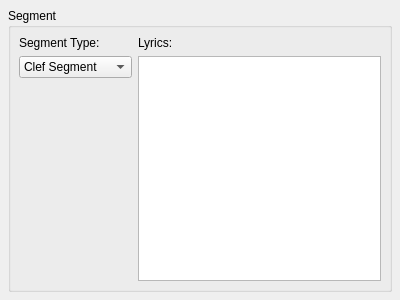
<ui version="4.0" >
 <author></author>
 <comment></comment>
 <exportmacro></exportmacro>
 <class>SegmentBase</class>
 <widget class="QWidget" name="SegmentBase" >
  <property name="geometry" >
   <rect>
    <x>0</x>
    <y>0</y>
    <width>400</width>
    <height>300</height>
   </rect>
  </property>
  <property name="windowTitle" >
   <string>Form</string>
  </property>
  <layout class="QVBoxLayout" >
   <property name="margin" >
    <number>8</number>
   </property>
   <property name="spacing" >
    <number>6</number>
   </property>
   <item>
    <widget class="QGroupBox" name="groupBox" >
     <property name="title" >
      <string>Segment</string>
     </property>
     <property name="flat" >
      <bool>true</bool>
     </property>
     <layout class="QGridLayout" >
      <property name="margin" >
       <number>8</number>
      </property>
      <property name="spacing" >
       <number>6</number>
      </property>
      <item row="2" column="0" >
       <spacer>
        <property name="orientation" >
         <enum>Qt::Vertical</enum>
        </property>
        <property name="sizeHint" >
         <size>
          <width>20</width>
          <height>131</height>
         </size>
        </property>
       </spacer>
      </item>
      <item row="1" column="0" >
       <widget class="QComboBox" name="segmentType" >
        <property name="sizePolicy" >
         <sizepolicy>
          <hsizetype>1</hsizetype>
          <vsizetype>0</vsizetype>
          <horstretch>0</horstretch>
          <verstretch>0</verstretch>
         </sizepolicy>
        </property>
        <property name="sizeAdjustPolicy" >
         <enum>QComboBox::AdjustToContents</enum>
        </property>
        <item>
         <property name="text" >
          <string>Clef Segment</string>
         </property>
        </item>
        <item>
         <property name="text" >
          <string>Key Signature</string>
         </property>
        </item>
        <item>
         <property name="text" >
          <string>Time Signature</string>
         </property>
        </item>
        <item>
         <property name="text" >
          <string>Begin Repeat</string>
         </property>
        </item>
        <item>
         <property name="text" >
          <string>Chord/Rest</string>
         </property>
        </item>
       </widget>
      </item>
      <item rowspan="2" row="1" column="1" >
       <widget class="QListWidget" name="lyrics" />
      </item>
      <item row="0" column="1" >
       <widget class="QLabel" name="label_2" >
        <property name="text" >
         <string>Lyrics:</string>
        </property>
        <property name="textFormat" >
         <enum>Qt::PlainText</enum>
        </property>
       </widget>
      </item>
      <item row="0" column="0" >
       <widget class="QLabel" name="label" >
        <property name="text" >
         <string>Segment Type:</string>
        </property>
        <property name="textFormat" >
         <enum>Qt::PlainText</enum>
        </property>
       </widget>
      </item>
     </layout>
    </widget>
   </item>
  </layout>
 </widget>
 <pixmapfunction></pixmapfunction>
 <resources/>
 <connections/>
</ui>
